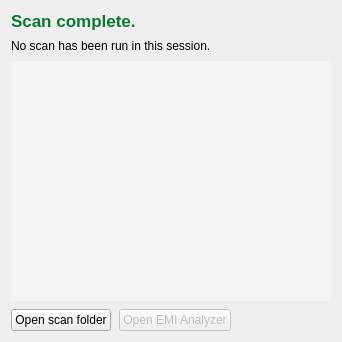
     <widget class="QWidget" name="pageResults">
      <layout class="QVBoxLayout" name="resultsLayout" stretch="0,0,1,0">
       <property name="spacing">
        <number>8</number>
       </property>
       <item>
        <widget class="QLabel" name="resultsBanner">
         <property name="text">
          <string>Scan complete.</string>
         </property>
         <property name="styleSheet">
          <string>font-size: 13pt; font-weight: bold; color: #0a7a32;</string>
         </property>
        </widget>
       </item>
       <item>
        <widget class="QLabel" name="resultsSummary">
         <property name="text">
          <string>No scan has been run in this session.</string>
         </property>
         <property name="wordWrap">
          <bool>true</bool>
         </property>
         <property name="textInteractionFlags">
          <set>Qt::TextSelectableByMouse</set>
         </property>
         <property name="sizePolicy">
          <sizepolicy hsizetype="Preferred" vsizetype="Maximum">
           <horstretch>0</horstretch>
           <verstretch>0</verstretch>
          </sizepolicy>
         </property>
        </widget>
       </item>
       <item>
        <widget class="QLabel" name="boardImage">
         <property name="text">
          <string/>
         </property>
         <property name="sizePolicy">
          <sizepolicy hsizetype="Expanding" vsizetype="Expanding">
           <horstretch>1</horstretch>
           <verstretch>1</verstretch>
          </sizepolicy>
         </property>
         <property name="minimumSize">
          <size>
           <width>320</width>
           <height>240</height>
          </size>
         </property>
         <property name="alignment">
          <set>Qt::AlignCenter</set>
         </property>
         <property name="styleSheet">
          <string>background: #f4f4f4;</string>
         </property>
        </widget>
       </item>
       <item>
        <layout class="QHBoxLayout" name="resultsButtons">
         <item>
          <widget class="QPushButton" name="btnOpenFolder">
           <property name="text">
            <string>Open scan folder</string>
           </property>
          </widget>
         </item>
         <item>
          <widget class="QPushButton" name="btnOpenOverlay">
           <property name="text">
            <string>Open EMI Analyzer</string>
           </property>
           <property name="enabled">
            <bool>false</bool>
           </property>
          </widget>
         </item>
         <item>
          <spacer name="resultsSpacer">
           <property name="orientation">
            <enum>Qt::Horizontal</enum>
           </property>
           <property name="sizeHint" stdset="0">
            <size>
             <width>40</width>
             <height>20</height>
            </size>
           </property>
          </spacer>
         </item>
        </layout>
       </item>
      </layout>
     </widget>
